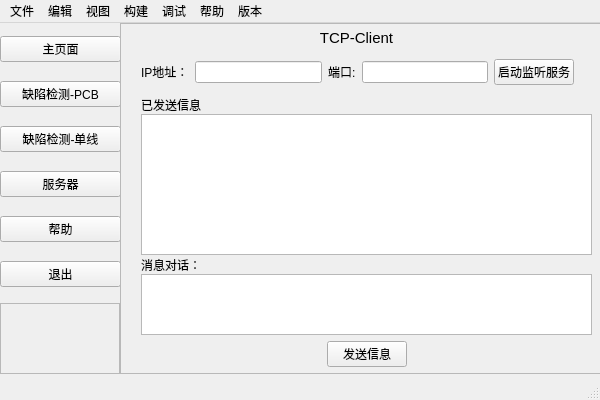
<?xml version="1.0" encoding="UTF-8"?>
<ui version="4.0">
 <class>MainWindow</class>
 <widget class="QMainWindow" name="MainWindow">
  <property name="geometry">
   <rect>
    <x>0</x>
    <y>0</y>
    <width>600</width>
    <height>400</height>
   </rect>
  </property>
  <property name="windowTitle">
   <string>MainWindow</string>
  </property>
  <widget class="QWidget" name="centralwidget">
   <widget class="QWidget" name="widget" native="true">
    <property name="geometry">
     <rect>
      <x>0</x>
      <y>0</y>
      <width>121</width>
      <height>281</height>
     </rect>
    </property>
    <layout class="QVBoxLayout" name="verticalLayout">
     <item>
      <widget class="QPushButton" name="pb_main">
       <property name="text">
        <string>主页面</string>
       </property>
      </widget>
     </item>
     <item>
      <widget class="QPushButton" name="pb_PCB">
       <property name="text">
        <string>缺陷检测-PCB</string>
       </property>
      </widget>
     </item>
     <item>
      <widget class="QPushButton" name="pb_detectSingle">
       <property name="enabled">
        <bool>true</bool>
       </property>
       <property name="text">
        <string>缺陷检测-单线</string>
       </property>
      </widget>
     </item>
     <item>
      <widget class="QPushButton" name="pb_IP">
       <property name="text">
        <string>服务器</string>
       </property>
      </widget>
     </item>
     <item>
      <widget class="QPushButton" name="pb_help">
       <property name="text">
        <string>帮助</string>
       </property>
      </widget>
     </item>
     <item>
      <widget class="QPushButton" name="pb_close">
       <property name="text">
        <string>退出</string>
       </property>
      </widget>
     </item>
    </layout>
   </widget>
   <widget class="QStackedWidget" name="stackedWidget">
    <property name="geometry">
     <rect>
      <x>120</x>
      <y>0</y>
      <width>481</width>
      <height>351</height>
     </rect>
    </property>
    <property name="frameShape">
     <enum>QFrame::StyledPanel</enum>
    </property>
    <property name="currentIndex">
     <number>3</number>
    </property>
    <widget class="QWidget" name="page0">
     <widget class="QLabel" name="label_5">
      <property name="geometry">
       <rect>
        <x>10</x>
        <y>10</y>
        <width>451</width>
        <height>41</height>
       </rect>
      </property>
      <property name="font">
       <font>
        <pointsize>18</pointsize>
       </font>
      </property>
      <property name="text">
       <string>键合引线-缺陷在线检测系统</string>
      </property>
      <property name="alignment">
       <set>Qt::AlignCenter</set>
      </property>
     </widget>
     <widget class="QGraphicsView" name="graphicsView_main">
      <property name="geometry">
       <rect>
        <x>4</x>
        <y>50</y>
        <width>471</width>
        <height>301</height>
       </rect>
      </property>
     </widget>
    </widget>
    <widget class="QWidget" name="page1">
     <widget class="QGraphicsView" name="graphicsView">
      <property name="geometry">
       <rect>
        <x>10</x>
        <y>30</y>
        <width>270</width>
        <height>210</height>
       </rect>
      </property>
     </widget>
     <widget class="QLabel" name="label">
      <property name="geometry">
       <rect>
        <x>10</x>
        <y>7</y>
        <width>271</width>
        <height>21</height>
       </rect>
      </property>
      <property name="frameShape">
       <enum>QFrame::Panel</enum>
      </property>
      <property name="text">
       <string>键合引线-三维空间结构图</string>
      </property>
      <property name="alignment">
       <set>Qt::AlignCenter</set>
      </property>
     </widget>
     <widget class="QTextBrowser" name="single_text1">
      <property name="geometry">
       <rect>
        <x>10</x>
        <y>280</y>
        <width>271</width>
        <height>41</height>
       </rect>
      </property>
     </widget>
     <widget class="QLabel" name="label_2">
      <property name="geometry">
       <rect>
        <x>10</x>
        <y>255</y>
        <width>271</width>
        <height>21</height>
       </rect>
      </property>
      <property name="frameShape">
       <enum>QFrame::Panel</enum>
      </property>
      <property name="text">
       <string>缺陷类型</string>
      </property>
      <property name="alignment">
       <set>Qt::AlignCenter</set>
      </property>
     </widget>
     <widget class="QLabel" name="label_3">
      <property name="geometry">
       <rect>
        <x>300</x>
        <y>7</y>
        <width>161</width>
        <height>21</height>
       </rect>
      </property>
      <property name="frameShape">
       <enum>QFrame::Panel</enum>
      </property>
      <property name="text">
       <string>检测进度</string>
      </property>
      <property name="alignment">
       <set>Qt::AlignCenter</set>
      </property>
     </widget>
     <widget class="QTextBrowser" name="single_text2">
      <property name="geometry">
       <rect>
        <x>300</x>
        <y>30</y>
        <width>161</width>
        <height>91</height>
       </rect>
      </property>
     </widget>
     <widget class="QLabel" name="label_4">
      <property name="geometry">
       <rect>
        <x>300</x>
        <y>150</y>
        <width>161</width>
        <height>21</height>
       </rect>
      </property>
      <property name="frameShape">
       <enum>QFrame::Panel</enum>
      </property>
      <property name="text">
       <string>工艺参数</string>
      </property>
      <property name="alignment">
       <set>Qt::AlignCenter</set>
      </property>
     </widget>
     <widget class="QTextBrowser" name="single_text3">
      <property name="geometry">
       <rect>
        <x>300</x>
        <y>180</y>
        <width>161</width>
        <height>141</height>
       </rect>
      </property>
     </widget>
    </widget>
    <widget class="QWidget" name="page2">
     <widget class="QLabel" name="label_6">
      <property name="geometry">
       <rect>
        <x>40</x>
        <y>5</y>
        <width>231</width>
        <height>21</height>
       </rect>
      </property>
      <property name="frameShape">
       <enum>QFrame::Panel</enum>
      </property>
      <property name="text">
       <string>PCB-三维点云图</string>
      </property>
      <property name="alignment">
       <set>Qt::AlignCenter</set>
      </property>
     </widget>
     <widget class="QGraphicsView" name="graphicsView_2">
      <property name="geometry">
       <rect>
        <x>10</x>
        <y>35</y>
        <width>301</width>
        <height>275</height>
       </rect>
      </property>
     </widget>
     <widget class="QLabel" name="label_7">
      <property name="geometry">
       <rect>
        <x>320</x>
        <y>5</y>
        <width>151</width>
        <height>21</height>
       </rect>
      </property>
      <property name="frameShape">
       <enum>QFrame::Panel</enum>
      </property>
      <property name="text">
       <string>缺陷参数</string>
      </property>
      <property name="alignment">
       <set>Qt::AlignCenter</set>
      </property>
     </widget>
     <widget class="QLabel" name="label_8">
      <property name="geometry">
       <rect>
        <x>320</x>
        <y>40</y>
        <width>51</width>
        <height>31</height>
       </rect>
      </property>
      <property name="font">
       <font>
        <pointsize>8</pointsize>
       </font>
      </property>
      <property name="frameShape">
       <enum>QFrame::Box</enum>
      </property>
      <property name="text">
       <string>焊线数量</string>
      </property>
      <property name="alignment">
       <set>Qt::AlignCenter</set>
      </property>
     </widget>
     <widget class="QTextBrowser" name="textBrowser_1">
      <property name="geometry">
       <rect>
        <x>390</x>
        <y>40</y>
        <width>81</width>
        <height>31</height>
       </rect>
      </property>
      <property name="html">
       <string>&lt;!DOCTYPE HTML PUBLIC &quot;-//W3C//DTD HTML 4.0//EN&quot; &quot;http://www.w3.org/TR/REC-html40/strict.dtd&quot;&gt;
&lt;html&gt;&lt;head&gt;&lt;meta name=&quot;qrichtext&quot; content=&quot;1&quot; /&gt;&lt;meta charset=&quot;utf-8&quot; /&gt;&lt;style type=&quot;text/css&quot;&gt;
p, li { white-space: pre-wrap; }
hr { height: 1px; border-width: 0; }
li.unchecked::marker { content: &quot;\2610&quot;; }
li.checked::marker { content: &quot;\2612&quot;; }
&lt;/style&gt;&lt;/head&gt;&lt;body style=&quot; font-family:'Microsoft YaHei UI'; font-size:9pt; font-weight:400; font-style:normal;&quot;&gt;
&lt;p align=&quot;center&quot; style=&quot;-qt-paragraph-type:empty; margin-top:0px; margin-bottom:0px; margin-left:0px; margin-right:0px; -qt-block-indent:0; text-indent:0px;&quot;&gt;&lt;br /&gt;&lt;/p&gt;&lt;/body&gt;&lt;/html&gt;</string>
      </property>
     </widget>
     <widget class="QLabel" name="label_9">
      <property name="geometry">
       <rect>
        <x>320</x>
        <y>80</y>
        <width>51</width>
        <height>31</height>
       </rect>
      </property>
      <property name="frameShape">
       <enum>QFrame::Box</enum>
      </property>
      <property name="text">
       <string>漏焊</string>
      </property>
      <property name="alignment">
       <set>Qt::AlignCenter</set>
      </property>
     </widget>
     <widget class="QTextBrowser" name="textBrowser_2">
      <property name="geometry">
       <rect>
        <x>390</x>
        <y>80</y>
        <width>81</width>
        <height>31</height>
       </rect>
      </property>
      <property name="html">
       <string>&lt;!DOCTYPE HTML PUBLIC &quot;-//W3C//DTD HTML 4.0//EN&quot; &quot;http://www.w3.org/TR/REC-html40/strict.dtd&quot;&gt;
&lt;html&gt;&lt;head&gt;&lt;meta name=&quot;qrichtext&quot; content=&quot;1&quot; /&gt;&lt;meta charset=&quot;utf-8&quot; /&gt;&lt;style type=&quot;text/css&quot;&gt;
p, li { white-space: pre-wrap; }
hr { height: 1px; border-width: 0; }
li.unchecked::marker { content: &quot;\2610&quot;; }
li.checked::marker { content: &quot;\2612&quot;; }
&lt;/style&gt;&lt;/head&gt;&lt;body style=&quot; font-family:'Microsoft YaHei UI'; font-size:9pt; font-weight:400; font-style:normal;&quot;&gt;
&lt;p align=&quot;center&quot; style=&quot;-qt-paragraph-type:empty; margin-top:0px; margin-bottom:0px; margin-left:0px; margin-right:0px; -qt-block-indent:0; text-indent:0px;&quot;&gt;&lt;br /&gt;&lt;/p&gt;&lt;/body&gt;&lt;/html&gt;</string>
      </property>
     </widget>
     <widget class="QLabel" name="label_10">
      <property name="geometry">
       <rect>
        <x>320</x>
        <y>120</y>
        <width>51</width>
        <height>31</height>
       </rect>
      </property>
      <property name="frameShape">
       <enum>QFrame::Box</enum>
      </property>
      <property name="text">
       <string>错焊</string>
      </property>
      <property name="alignment">
       <set>Qt::AlignCenter</set>
      </property>
     </widget>
     <widget class="QTextBrowser" name="textBrowser_4">
      <property name="geometry">
       <rect>
        <x>390</x>
        <y>160</y>
        <width>81</width>
        <height>31</height>
       </rect>
      </property>
      <property name="html">
       <string>&lt;!DOCTYPE HTML PUBLIC &quot;-//W3C//DTD HTML 4.0//EN&quot; &quot;http://www.w3.org/TR/REC-html40/strict.dtd&quot;&gt;
&lt;html&gt;&lt;head&gt;&lt;meta name=&quot;qrichtext&quot; content=&quot;1&quot; /&gt;&lt;meta charset=&quot;utf-8&quot; /&gt;&lt;style type=&quot;text/css&quot;&gt;
p, li { white-space: pre-wrap; }
hr { height: 1px; border-width: 0; }
li.unchecked::marker { content: &quot;\2610&quot;; }
li.checked::marker { content: &quot;\2612&quot;; }
&lt;/style&gt;&lt;/head&gt;&lt;body style=&quot; font-family:'Microsoft YaHei UI'; font-size:9pt; font-weight:400; font-style:normal;&quot;&gt;
&lt;p align=&quot;center&quot; style=&quot;-qt-paragraph-type:empty; margin-top:0px; margin-bottom:0px; margin-left:0px; margin-right:0px; -qt-block-indent:0; text-indent:0px;&quot;&gt;&lt;br /&gt;&lt;/p&gt;&lt;/body&gt;&lt;/html&gt;</string>
      </property>
     </widget>
     <widget class="QLabel" name="label_11">
      <property name="geometry">
       <rect>
        <x>320</x>
        <y>160</y>
        <width>51</width>
        <height>31</height>
       </rect>
      </property>
      <property name="frameShape">
       <enum>QFrame::Box</enum>
      </property>
      <property name="text">
       <string>断线</string>
      </property>
      <property name="alignment">
       <set>Qt::AlignCenter</set>
      </property>
     </widget>
     <widget class="QTextBrowser" name="textBrowser_3">
      <property name="geometry">
       <rect>
        <x>390</x>
        <y>120</y>
        <width>81</width>
        <height>31</height>
       </rect>
      </property>
      <property name="html">
       <string>&lt;!DOCTYPE HTML PUBLIC &quot;-//W3C//DTD HTML 4.0//EN&quot; &quot;http://www.w3.org/TR/REC-html40/strict.dtd&quot;&gt;
&lt;html&gt;&lt;head&gt;&lt;meta name=&quot;qrichtext&quot; content=&quot;1&quot; /&gt;&lt;meta charset=&quot;utf-8&quot; /&gt;&lt;style type=&quot;text/css&quot;&gt;
p, li { white-space: pre-wrap; }
hr { height: 1px; border-width: 0; }
li.unchecked::marker { content: &quot;\2610&quot;; }
li.checked::marker { content: &quot;\2612&quot;; }
&lt;/style&gt;&lt;/head&gt;&lt;body style=&quot; font-family:'Microsoft YaHei UI'; font-size:9pt; font-weight:400; font-style:normal;&quot;&gt;
&lt;p align=&quot;center&quot; style=&quot;-qt-paragraph-type:empty; margin-top:0px; margin-bottom:0px; margin-left:0px; margin-right:0px; -qt-block-indent:0; text-indent:0px;&quot;&gt;&lt;br /&gt;&lt;/p&gt;&lt;/body&gt;&lt;/html&gt;</string>
      </property>
     </widget>
     <widget class="QLabel" name="label_12">
      <property name="geometry">
       <rect>
        <x>320</x>
        <y>200</y>
        <width>51</width>
        <height>31</height>
       </rect>
      </property>
      <property name="frameShape">
       <enum>QFrame::Box</enum>
      </property>
      <property name="text">
       <string>塌线</string>
      </property>
      <property name="alignment">
       <set>Qt::AlignCenter</set>
      </property>
     </widget>
     <widget class="QLabel" name="label_13">
      <property name="geometry">
       <rect>
        <x>320</x>
        <y>240</y>
        <width>51</width>
        <height>31</height>
       </rect>
      </property>
      <property name="frameShape">
       <enum>QFrame::Box</enum>
      </property>
      <property name="text">
       <string>弯曲</string>
      </property>
      <property name="alignment">
       <set>Qt::AlignCenter</set>
      </property>
     </widget>
     <widget class="QLabel" name="label_14">
      <property name="geometry">
       <rect>
        <x>320</x>
        <y>280</y>
        <width>51</width>
        <height>31</height>
       </rect>
      </property>
      <property name="frameShape">
       <enum>QFrame::Box</enum>
      </property>
      <property name="text">
       <string>断线</string>
      </property>
      <property name="alignment">
       <set>Qt::AlignCenter</set>
      </property>
     </widget>
     <widget class="QTextBrowser" name="textBrowser_5">
      <property name="geometry">
       <rect>
        <x>390</x>
        <y>200</y>
        <width>81</width>
        <height>31</height>
       </rect>
      </property>
      <property name="html">
       <string>&lt;!DOCTYPE HTML PUBLIC &quot;-//W3C//DTD HTML 4.0//EN&quot; &quot;http://www.w3.org/TR/REC-html40/strict.dtd&quot;&gt;
&lt;html&gt;&lt;head&gt;&lt;meta name=&quot;qrichtext&quot; content=&quot;1&quot; /&gt;&lt;meta charset=&quot;utf-8&quot; /&gt;&lt;style type=&quot;text/css&quot;&gt;
p, li { white-space: pre-wrap; }
hr { height: 1px; border-width: 0; }
li.unchecked::marker { content: &quot;\2610&quot;; }
li.checked::marker { content: &quot;\2612&quot;; }
&lt;/style&gt;&lt;/head&gt;&lt;body style=&quot; font-family:'Microsoft YaHei UI'; font-size:9pt; font-weight:400; font-style:normal;&quot;&gt;
&lt;p align=&quot;center&quot; style=&quot;-qt-paragraph-type:empty; margin-top:0px; margin-bottom:0px; margin-left:0px; margin-right:0px; -qt-block-indent:0; text-indent:0px;&quot;&gt;&lt;br /&gt;&lt;/p&gt;&lt;/body&gt;&lt;/html&gt;</string>
      </property>
     </widget>
     <widget class="QTextBrowser" name="textBrowser_6">
      <property name="geometry">
       <rect>
        <x>390</x>
        <y>240</y>
        <width>81</width>
        <height>31</height>
       </rect>
      </property>
      <property name="html">
       <string>&lt;!DOCTYPE HTML PUBLIC &quot;-//W3C//DTD HTML 4.0//EN&quot; &quot;http://www.w3.org/TR/REC-html40/strict.dtd&quot;&gt;
&lt;html&gt;&lt;head&gt;&lt;meta name=&quot;qrichtext&quot; content=&quot;1&quot; /&gt;&lt;meta charset=&quot;utf-8&quot; /&gt;&lt;style type=&quot;text/css&quot;&gt;
p, li { white-space: pre-wrap; }
hr { height: 1px; border-width: 0; }
li.unchecked::marker { content: &quot;\2610&quot;; }
li.checked::marker { content: &quot;\2612&quot;; }
&lt;/style&gt;&lt;/head&gt;&lt;body style=&quot; font-family:'Microsoft YaHei UI'; font-size:9pt; font-weight:400; font-style:normal;&quot;&gt;
&lt;p align=&quot;center&quot; style=&quot;-qt-paragraph-type:empty; margin-top:0px; margin-bottom:0px; margin-left:0px; margin-right:0px; -qt-block-indent:0; text-indent:0px;&quot;&gt;&lt;br /&gt;&lt;/p&gt;&lt;/body&gt;&lt;/html&gt;</string>
      </property>
     </widget>
     <widget class="QTextBrowser" name="textBrowser_7">
      <property name="geometry">
       <rect>
        <x>390</x>
        <y>280</y>
        <width>81</width>
        <height>31</height>
       </rect>
      </property>
      <property name="html">
       <string>&lt;!DOCTYPE HTML PUBLIC &quot;-//W3C//DTD HTML 4.0//EN&quot; &quot;http://www.w3.org/TR/REC-html40/strict.dtd&quot;&gt;
&lt;html&gt;&lt;head&gt;&lt;meta name=&quot;qrichtext&quot; content=&quot;1&quot; /&gt;&lt;meta charset=&quot;utf-8&quot; /&gt;&lt;style type=&quot;text/css&quot;&gt;
p, li { white-space: pre-wrap; }
hr { height: 1px; border-width: 0; }
li.unchecked::marker { content: &quot;\2610&quot;; }
li.checked::marker { content: &quot;\2612&quot;; }
&lt;/style&gt;&lt;/head&gt;&lt;body style=&quot; font-family:'Microsoft YaHei UI'; font-size:9pt; font-weight:400; font-style:normal;&quot;&gt;
&lt;p align=&quot;center&quot; style=&quot;-qt-paragraph-type:empty; margin-top:0px; margin-bottom:0px; margin-left:0px; margin-right:0px; -qt-block-indent:0; text-indent:0px;&quot;&gt;&lt;br /&gt;&lt;/p&gt;&lt;/body&gt;&lt;/html&gt;</string>
      </property>
     </widget>
     <widget class="QLabel" name="label_15">
      <property name="geometry">
       <rect>
        <x>10</x>
        <y>320</y>
        <width>51</width>
        <height>21</height>
       </rect>
      </property>
      <property name="frameShape">
       <enum>QFrame::Box</enum>
      </property>
      <property name="text">
       <string>提示：</string>
      </property>
      <property name="alignment">
       <set>Qt::AlignCenter</set>
      </property>
     </widget>
     <widget class="QTextBrowser" name="textBrowser_8">
      <property name="geometry">
       <rect>
        <x>70</x>
        <y>315</y>
        <width>401</width>
        <height>31</height>
       </rect>
      </property>
      <property name="html">
       <string>&lt;!DOCTYPE HTML PUBLIC &quot;-//W3C//DTD HTML 4.0//EN&quot; &quot;http://www.w3.org/TR/REC-html40/strict.dtd&quot;&gt;
&lt;html&gt;&lt;head&gt;&lt;meta name=&quot;qrichtext&quot; content=&quot;1&quot; /&gt;&lt;meta charset=&quot;utf-8&quot; /&gt;&lt;style type=&quot;text/css&quot;&gt;
p, li { white-space: pre-wrap; }
hr { height: 1px; border-width: 0; }
li.unchecked::marker { content: &quot;\2610&quot;; }
li.checked::marker { content: &quot;\2612&quot;; }
&lt;/style&gt;&lt;/head&gt;&lt;body style=&quot; font-family:'Microsoft YaHei UI'; font-size:9pt; font-weight:400; font-style:normal;&quot;&gt;
&lt;p align=&quot;center&quot; style=&quot;-qt-paragraph-type:empty; margin-top:0px; margin-bottom:0px; margin-left:0px; margin-right:0px; -qt-block-indent:0; text-indent:0px;&quot;&gt;&lt;br /&gt;&lt;/p&gt;&lt;/body&gt;&lt;/html&gt;</string>
      </property>
     </widget>
    </widget>
    <widget class="QWidget" name="page3">
     <widget class="QWidget" name="widget_2" native="true">
      <property name="geometry">
       <rect>
        <x>20</x>
        <y>0</y>
        <width>431</width>
        <height>28</height>
       </rect>
      </property>
      <layout class="QVBoxLayout" name="verticalLayout_2">
       <item>
        <widget class="QLabel" name="label_16">
         <property name="font">
          <font>
           <pointsize>11</pointsize>
          </font>
         </property>
         <property name="text">
          <string>TCP-Client</string>
         </property>
         <property name="alignment">
          <set>Qt::AlignCenter</set>
         </property>
        </widget>
       </item>
      </layout>
     </widget>
     <widget class="QTextBrowser" name="Client_record">
      <property name="geometry">
       <rect>
        <x>20</x>
        <y>90</y>
        <width>451</width>
        <height>141</height>
       </rect>
      </property>
      <property name="readOnly">
       <bool>true</bool>
      </property>
     </widget>
     <widget class="QWidget" name="widget_3" native="true">
      <property name="geometry">
       <rect>
        <x>20</x>
        <y>30</y>
        <width>433</width>
        <height>36</height>
       </rect>
      </property>
      <layout class="QHBoxLayout" name="horizontalLayout">
       <item>
        <widget class="QLabel" name="label_18">
         <property name="text">
          <string>IP地址：</string>
         </property>
        </widget>
       </item>
       <item>
        <widget class="QLineEdit" name="port_2"/>
       </item>
       <item>
        <widget class="QLabel" name="label_17">
         <property name="text">
          <string>端口:</string>
         </property>
        </widget>
       </item>
       <item>
        <widget class="QLineEdit" name="port"/>
       </item>
       <item>
        <widget class="QPushButton" name="Client_setlisten">
         <property name="text">
          <string>启动监听服务</string>
         </property>
        </widget>
       </item>
      </layout>
     </widget>
     <widget class="QLabel" name="label_19">
      <property name="geometry">
       <rect>
        <x>20</x>
        <y>70</y>
        <width>61</width>
        <height>22</height>
       </rect>
      </property>
      <property name="text">
       <string>已发送信息：</string>
      </property>
     </widget>
     <widget class="QLabel" name="label_20">
      <property name="geometry">
       <rect>
        <x>20</x>
        <y>230</y>
        <width>61</width>
        <height>22</height>
       </rect>
      </property>
      <property name="text">
       <string>消息对话：</string>
      </property>
     </widget>
     <widget class="QTextBrowser" name="Client_send">
      <property name="geometry">
       <rect>
        <x>20</x>
        <y>250</y>
        <width>451</width>
        <height>61</height>
       </rect>
      </property>
      <property name="readOnly">
       <bool>false</bool>
      </property>
     </widget>
     <widget class="QWidget" name="widget_4" native="true">
      <property name="geometry">
       <rect>
        <x>20</x>
        <y>310</y>
        <width>451</width>
        <height>41</height>
       </rect>
      </property>
      <layout class="QHBoxLayout" name="horizontalLayout_2">
       <item>
        <spacer name="horizontalSpacer_2">
         <property name="orientation">
          <enum>Qt::Horizontal</enum>
         </property>
         <property name="sizeHint" stdset="0">
          <size>
           <width>40</width>
           <height>20</height>
          </size>
         </property>
        </spacer>
       </item>
       <item>
        <widget class="QPushButton" name="Client_send_Button">
         <property name="text">
          <string>发送信息</string>
         </property>
        </widget>
       </item>
       <item>
        <spacer name="horizontalSpacer">
         <property name="orientation">
          <enum>Qt::Horizontal</enum>
         </property>
         <property name="sizeHint" stdset="0">
          <size>
           <width>145</width>
           <height>20</height>
          </size>
         </property>
        </spacer>
       </item>
      </layout>
     </widget>
    </widget>
    <widget class="QWidget" name="page4">
     <widget class="QCalendarWidget" name="calendarWidget">
      <property name="geometry">
       <rect>
        <x>10</x>
        <y>10</y>
        <width>232</width>
        <height>133</height>
       </rect>
      </property>
     </widget>
    </widget>
   </widget>
   <widget class="QStackedWidget" name="stackedWidget_single">
    <property name="geometry">
     <rect>
      <x>0</x>
      <y>280</y>
      <width>120</width>
      <height>71</height>
     </rect>
    </property>
    <property name="frameShape">
     <enum>QFrame::StyledPanel</enum>
    </property>
    <property name="currentIndex">
     <number>0</number>
    </property>
    <widget class="QWidget" name="page_single_0"/>
    <widget class="QWidget" name="page_single_1">
     <widget class="QPushButton" name="pb_single_file">
      <property name="geometry">
       <rect>
        <x>5</x>
        <y>10</y>
        <width>107</width>
        <height>21</height>
       </rect>
      </property>
      <property name="text">
       <string>打开文件</string>
      </property>
     </widget>
     <widget class="QPushButton" name="pb_single_start">
      <property name="geometry">
       <rect>
        <x>5</x>
        <y>40</y>
        <width>107</width>
        <height>21</height>
       </rect>
      </property>
      <property name="text">
       <string>开始检测</string>
      </property>
     </widget>
    </widget>
    <widget class="QWidget" name="page_single_2">
     <widget class="QPushButton" name="pb_pcb_file">
      <property name="geometry">
       <rect>
        <x>5</x>
        <y>10</y>
        <width>107</width>
        <height>21</height>
       </rect>
      </property>
      <property name="text">
       <string>打开文件</string>
      </property>
     </widget>
     <widget class="QPushButton" name="pb_pcb_start">
      <property name="geometry">
       <rect>
        <x>5</x>
        <y>40</y>
        <width>107</width>
        <height>21</height>
       </rect>
      </property>
      <property name="text">
       <string>开始检测</string>
      </property>
     </widget>
    </widget>
   </widget>
  </widget>
  <widget class="QMenuBar" name="menubar">
   <property name="geometry">
    <rect>
     <x>0</x>
     <y>0</y>
     <width>600</width>
     <height>19</height>
    </rect>
   </property>
   <widget class="QMenu" name="menu">
    <property name="title">
     <string>文件</string>
    </property>
    <addaction name="actionnew"/>
    <addaction name="actionnew_2"/>
   </widget>
   <widget class="QMenu" name="menu_2">
    <property name="title">
     <string>编辑</string>
    </property>
   </widget>
   <widget class="QMenu" name="menu_3">
    <property name="title">
     <string>视图</string>
    </property>
   </widget>
   <widget class="QMenu" name="menu_4">
    <property name="title">
     <string>构建</string>
    </property>
   </widget>
   <widget class="QMenu" name="menu_5">
    <property name="title">
     <string>调试</string>
    </property>
   </widget>
   <widget class="QMenu" name="menu_6">
    <property name="title">
     <string>帮助</string>
    </property>
   </widget>
   <widget class="QMenu" name="menu_7">
    <property name="title">
     <string>版本</string>
    </property>
    <addaction name="version1"/>
    <addaction name="separator"/>
    <addaction name="version_softupdate"/>
   </widget>
   <addaction name="menu"/>
   <addaction name="menu_2"/>
   <addaction name="menu_3"/>
   <addaction name="menu_4"/>
   <addaction name="menu_5"/>
   <addaction name="menu_6"/>
   <addaction name="menu_7"/>
  </widget>
  <widget class="QStatusBar" name="statusbar"/>
  <action name="actionnew">
   <property name="text">
    <string>打开</string>
   </property>
  </action>
  <action name="version1">
   <property name="text">
    <string>关于我们</string>
   </property>
  </action>
  <action name="version_softupdate">
   <property name="text">
    <string>获取新版本</string>
   </property>
  </action>
  <action name="actionnew_2">
   <property name="text">
    <string>退出</string>
   </property>
  </action>
 </widget>
 <resources/>
 <connections/>
</ui>
